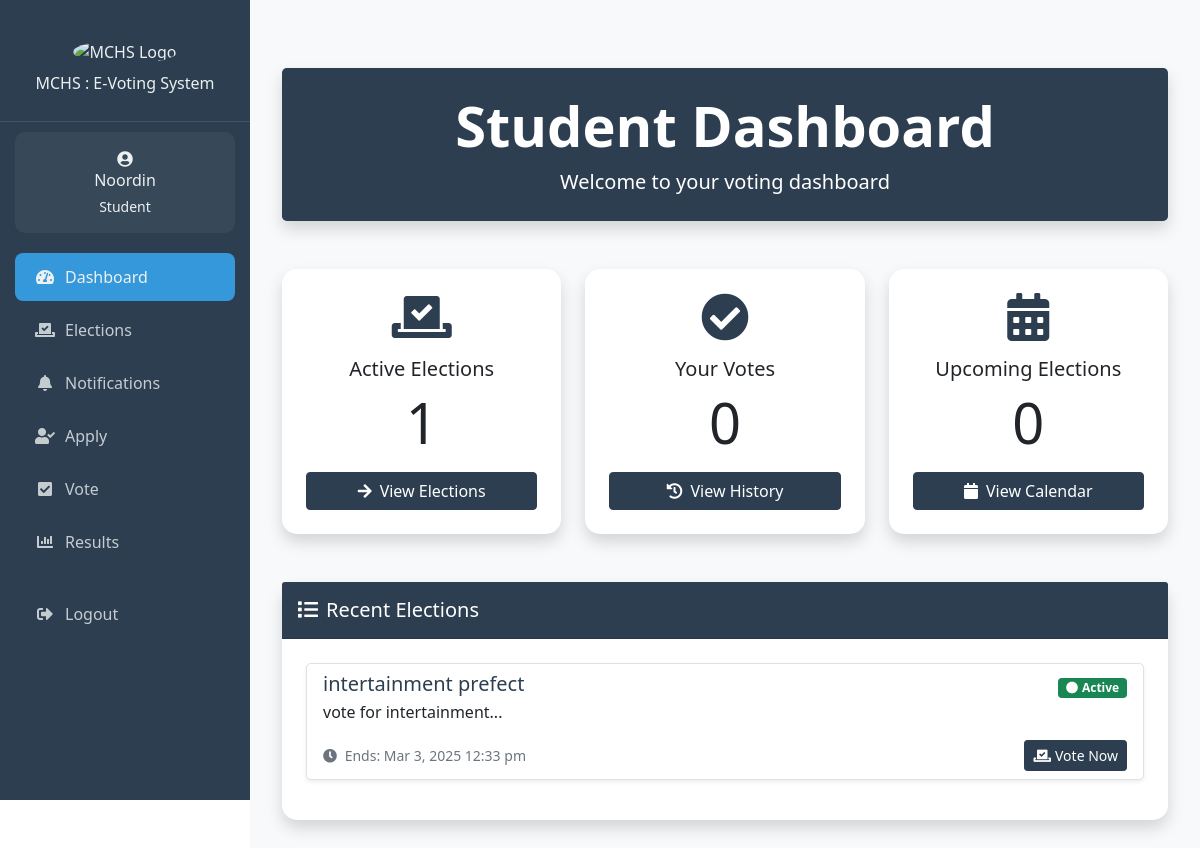
Page /student/dashboard.php (signed in) on the earlier database version.
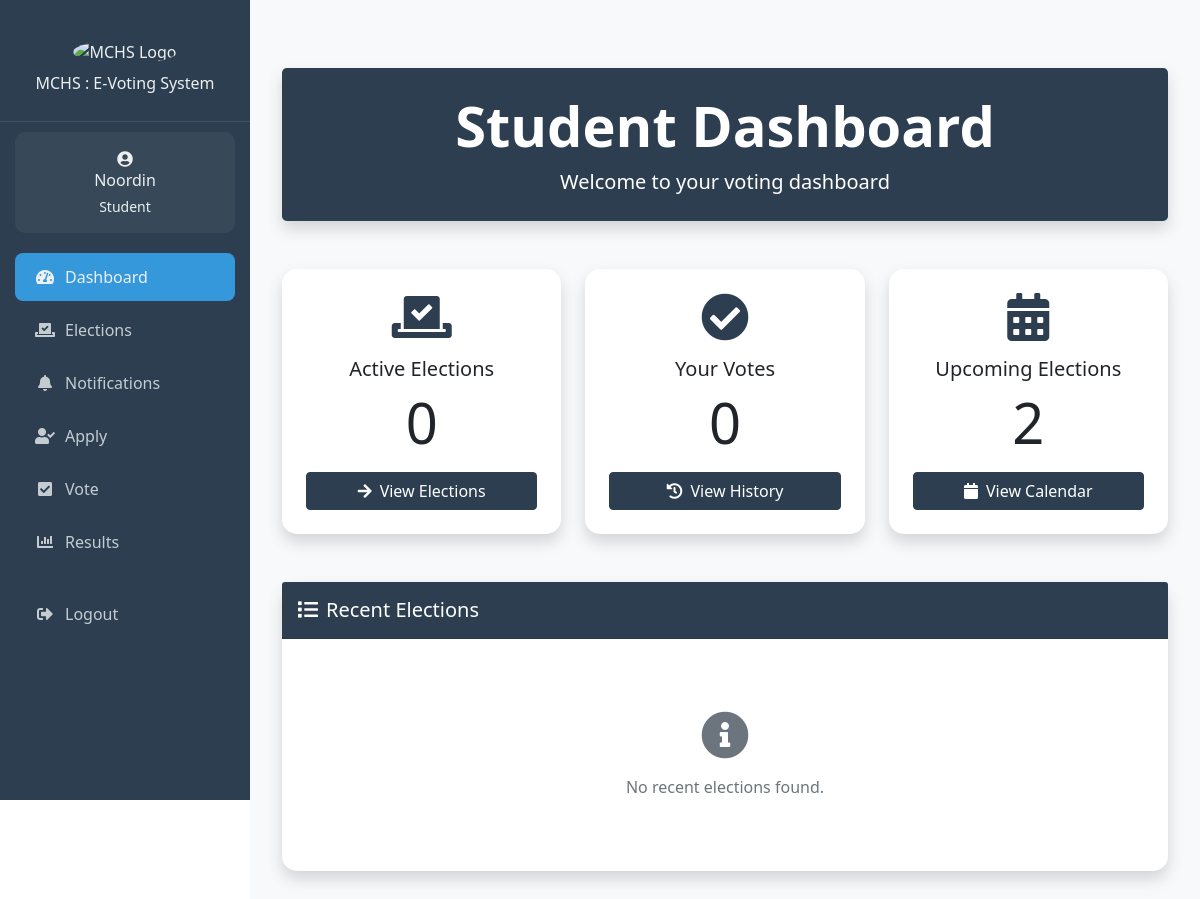
Same page on the later database version.
### tables this page shows
CREATE TABLE IF NOT EXISTS `elections` (
  `id` int NOT NULL AUTO_INCREMENT,
  `title` varchar(255) NOT NULL,
  `description` text,
  `branch` varchar(50) NOT NULL,
  `start_date` datetime NOT NULL,
  `end_date` datetime NOT NULL,
  `status` enum('upcoming','active','completed') DEFAULT 'upcoming',
  `created_by` int NOT NULL,
  `created_at` timestamp NULL DEFAULT CURRENT_TIMESTAMP,
  `updated_at` timestamp NULL DEFAULT CURRENT_TIMESTAMP ON UPDATE CURRENT_TIMESTAMP,
  `manual_status` tinyint(1) DEFAULT '0',
  PRIMARY KEY (`id`),
  UNIQUE KEY `unique_election` (`title`,`start_date`,`end_date`),
  KEY `created_by` (`created_by`)
);

### student/dashboard.php (the view, shortened to what the changed rows need)
<?php
require_once '../includes/header.php';
?>
<div class="container py-5">
    <div class="row mb-5">
        <div class="col-12 text-center">
            <div class="bg-custom-primary text-white p-4 rounded-3 shadow">
                <h1 class="display-4 fw-bold">Student Dashboard</h1>
            </div>
        </div>
    </div>
    <div class="row g-4">
        <div class="col-12 col-md-4">
            <div class="card border-0 shadow h-100">
                <div class="card-body text-center p-4">
                    <div class="text-custom-primary mb-3">
                        <i class="fas fa-vote-yea fa-3x"></i>
                    </div>
                    <h5 class="card-title">Active Elections</h5>
                    <?php
                    $stmt = $conn->prepare("SELECT COUNT(*) FROM elections WHERE status = 'active'");
                    $stmt->execute();
                    $active_elections = $stmt->fetchColumn();
                    ?>
                    <h2 class="display-4 mb-3"><?php echo $active_elections; ?></h2>
                    <a href="elections.php" class="btn btn-custom-primary w-100">
                        <i class="fas fa-arrow-right me-2"></i>View Elections
                    </a>
                </div>
            </div>
        </div>
        <div class="col-12 col-md-4">
            <div class="card border-0 shadow h-100">
                <div class="card-body text-center p-4">
                    <?php
                    $stmt = $conn->prepare("SELECT COUNT(DISTINCT election_id) FROM votes WHERE voter_id = ?");
                    $stmt->execute([$_SESSION['user_id']]);
                    $votes_cast = $stmt->fetchColumn();
                    ?>
                    <h2 class="display-4 mb-3"><?php echo $votes_cast; ?></h2>
                </div>
            </div>
        </div>
        <div class="col-12 col-md-4">
            <div class="card border-0 shadow h-100">
                <div class="card-body text-center p-4">
                    <div class="text-custom-primary mb-3">
                        <i class="fas fa-calendar-alt fa-3x"></i>
                    </div>
                    <h5 class="card-title">Upcoming Elections</h5>
                    <?php
                    $stmt = $conn->prepare("SELECT COUNT(*) FROM elections WHERE status = 'upcoming'");
                    $stmt->execute();
                    $upcoming_elections = $stmt->fetchColumn();
                    ?>
                    <h2 class="display-4 mb-3"><?php echo $upcoming_elections; ?></h2>
                    <a href="elections.php" class="btn btn-custom-primary w-100">
                        <i class="fas fa-calendar me-2"></i>View Calendar
                    </a>
                </div>
            </div>
        </div>
    </div>
    <div class="card border-0 shadow mt-5">
        <div class="card-body p-4">
            <?php
            $stmt = $conn->prepare("
                SELECT e.*,
                       (SELECT COUNT(*) FROM votes v WHERE v.election_id = e.id AND v.voter_id = ?) as has_voted
                FROM elections e
                WHERE e.status IN ('active', 'completed')
                ORDER BY e.end_date DESC
                LIMIT 5
            ");
            $stmt->execute([$_SESSION['user_id']]);
            $recent_elections = $stmt->fetchAll();
            ?>
            <?php if (!empty($recent_elections)): ?>
                <div class="list-group">
                    <?php foreach ($recent_elections as $election): ?>
                        <div class="list-group-item list-group-item-action border mb-3 rounded-3 shadow-sm">
                            <div class="d-flex w-100 justify-content-between align-items-center">
                                <h5 class="mb-1 text-custom-primary">
                                    <?php echo htmlspecialchars($election['title']); ?>
                                </h5>
                                <div>
                                    <?php if ($election['status'] === 'active'): ?>
                                        <span class="badge bg-success"><i class="fas fa-circle me-1"></i>Active</span>
                                    <?php else: ?>
                                        <span class="badge bg-secondary"><i class="fas fa-check-circle me-1"></i>Completed</span>
                                    <?php endif; ?>
                                </div>
                            </div>
                            <p class="mb-3"><?php echo htmlspecialchars(substr($election['description'], 0, 100)) . '...'; ?></p>
                            <div class="d-flex justify-content-between align-items-center">
                                <small class="text-muted">
                                    <i class="fas fa-clock me-1"></i>
                                    Ends: <?php echo date('M j, Y g:i a', strtotime($election['end_date'])); ?>
                                </small>
                                <?php if ($election['status'] === 'active' && !$election['has_voted']): ?>
                                    <a href="vote.php?id=<?php echo $election['id']; ?>" class="btn btn-custom-primary btn-sm">
                                        <i class="fas fa-vote-yea me-1"></i>Vote Now
                                    </a>
                                <?php elseif ($election['has_voted']): ?>
                                    <span class="badge bg-info">
                                        <i class="fas fa-check me-1"></i>Voted
                                    </span>
                                <?php endif; ?>
                            </div>
                        </div>
                    <?php endforeach; ?>
                </div>
            <?php else: ?>
                <div class="text-center text-muted py-5">
                    <i class="fas fa-info-circle fa-3x mb-3"></i>
                    <p class="mb-0">No recent elections found.</p>
                </div>
            <?php endif; ?>
        </div>
    </div>
</div>
<?php require_once '../includes/footer.php'; ?>

Differences in the rows shown:
removed elections: title "intertainment prefect", status "active" (drawn), description "vote for intertainment", end_date "Mar 3, 2025 12:33 pm"
Other differences:
$active_elections: "1" → "0"
$upcoming_elections: "0" → "2"
text now shown: "No recent elections found."
